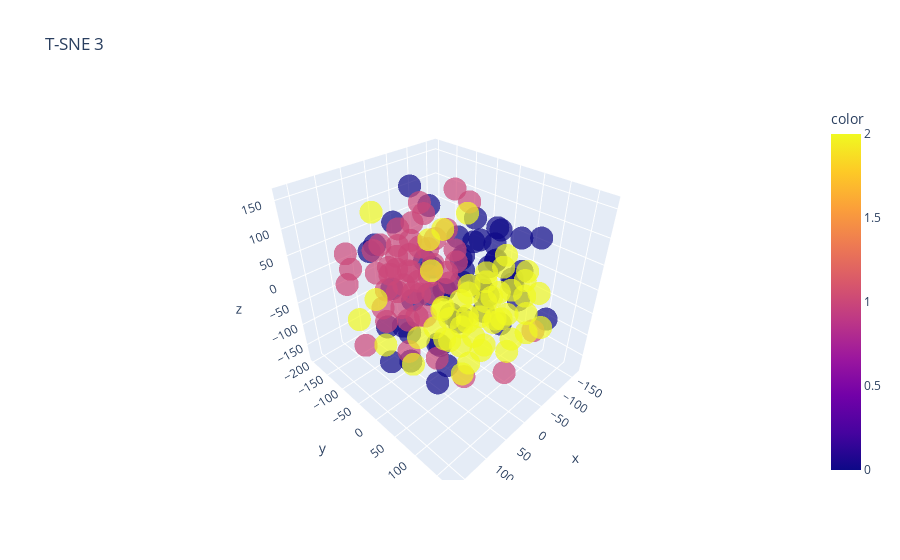

The code cell stored with this chart in its notebook:
### Code cell
fig = px.scatter_3d(x=X_tsne3[:, 0], y=X_tsne3[:, 1], z=X_tsne3[:, 2], color=y, opacity=0.7,
title='T-SNE 3')
fig.show()

### Figure 1 — Plotly figure (JSON) as saved in the notebook; plotly's stock layout.template omitted (floating-point values rounded to 4 significant figures; data arrays with more than 128 entries replaced by an {"elided": "..."} marker saying what was removed)
{"data": [{"hovertemplate": "x=%{x}<br>y=%{y}<br>z=%{z}<br>color=%{marker.color}<extra></extra>", "legendgroup": "", "marker": {"color": {"elided": "150 int values"}, "coloraxis": "coloraxis", "opacity": 0.7, "symbol": "circle"}, "mode": "markers", "name": "", "scene": "scene", "showlegend": false, "type": "scatter3d", "x": {"elided": "150 float values"}, "y": {"elided": "150 float values"}, "z": {"elided": "150 float values"}}], "layout": {"coloraxis": {"colorbar": {"title": {"text": "color"}}, "colorscale": [[0, "#0d0887"], [0.1111, "#46039f"], [0.2222, "#7201a8"], [0.3333, "#9c179e"], [0.4444, "#bd3786"], [0.5556, "#d8576b"], [0.6667, "#ed7953"], [0.7778, "#fb9f3a"], [0.8889, "#fdca26"], [1, "#f0f921"]]}, "legend": {"tracegroupgap": 0}, "scene": {"domain": {"x": [0, 1], "y": [0, 1]}, "xaxis": {"title": {"text": "x"}}, "yaxis": {"title": {"text": "y"}}, "zaxis": {"title": {"text": "z"}}}, "title": {"text": "T-SNE 3"}}}
